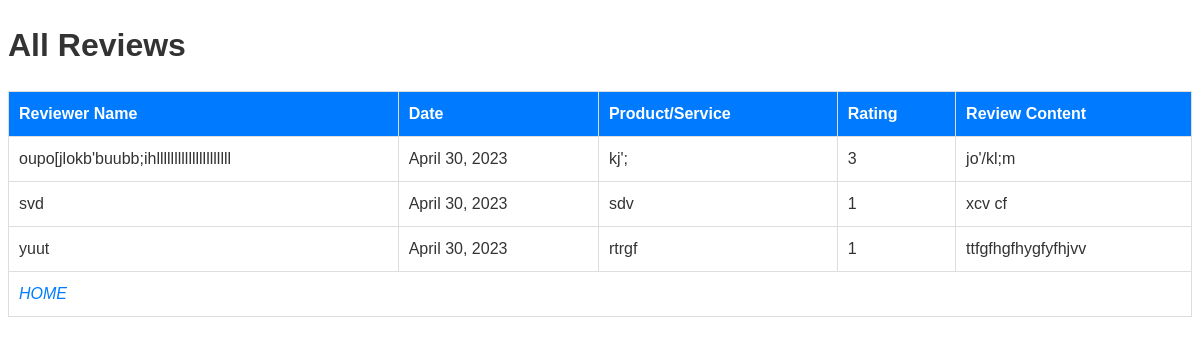
The app's page /reviews/ with its own data.
### app/models.py (models this page shows)
class Review(models.Model):
    reviewer_name = models.CharField(max_length=100)
    review_date = models.DateField(auto_now_add=True)
    product_or_service = models.CharField(max_length=200)
    rating = models.IntegerField()
    review_content = models.TextField()

### app/views.py (the view)
# urls.py: path('reviews/',views.view_reviews, name='reviews'),
def view_reviews(request):
    reviews = Review.objects.all()
    return render(request, 'app/view_reviews.html', {'reviews': reviews})

### app/templates/app/view_reviews.html (shortened to what this page needs)
<!DOCTYPE html>
<html lang="en">
<head>
</head>
<body>
    <h1>All Reviews</h1>
    <table>
      <thead>
        <tr>
          <th>Reviewer Name</th>
          <th>Date</th>
          <th>Product/Service</th>
          <th>Rating</th>
          <th>Review Content</th>
        </tr>
      </thead>
      <tbody>
        {% for review in reviews %}
          <tr>
            <td>{{ review.reviewer_name }}</td>
            <td>{{ review.review_date }}</td>
            <td>{{ review.product_or_service }}</td>
            <td>{{ review.rating }}</td>
            <td>{{ review.review_content }}</td>
          </tr>
        {% endfor %}
        <tr>
            <td colspan="5"><a href="{% url 'home' %}"><i class="fa fa-bold" aria-hidden="true">HOME</i></a></td>
        </tr>
      </tbody>
    </table>
</body>
</html>

### app/templates/app/view_reviews.html (style rules this page uses)
body { font-family: Arial, sans-serif; font-size: 16px; line-height: 1.5; color: #333; background-color: #fff; }
table { width: 100%; border-collapse: collapse; margin-bottom: 20px; }
th, td { border: 1px solid #ddd; padding: 10px; text-align: left; }
th { background-color: #007bff; color: #fff; }
a { color: #007bff; text-decoration: none; }

### records on screen
Review: reviewer_name "oupo[jlokb'buubb;ihlllllllllllllllllllll", review_date "April 30, 2023", product_or_service "kj';", rating "3", review_content "jo'/kl;m"
Review: reviewer_name "svd", review_date "April 30, 2023", product_or_service "sdv", rating "1", review_content "xcv cf"
Review: reviewer_name "yuut", review_date "April 30, 2023", product_or_service "rtrgf", rating "1", review_content "ttfgfhgfhygfyfhjvv"
